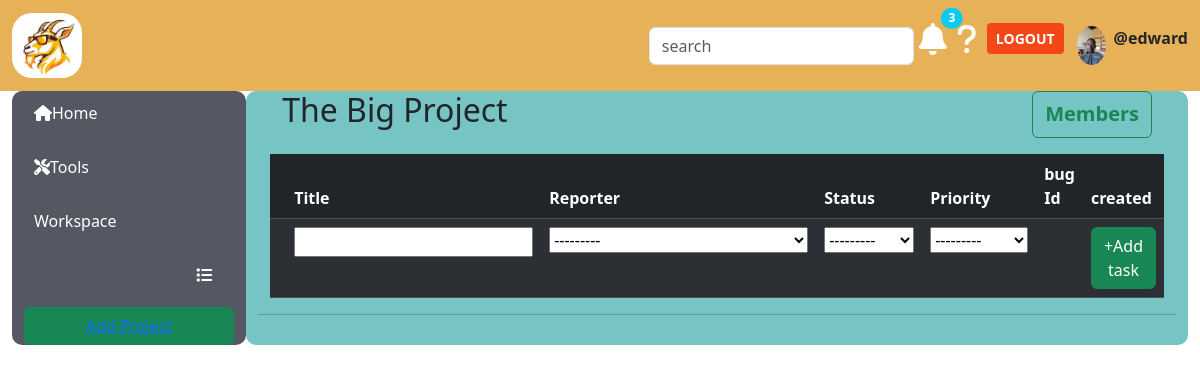
Screenshot of /tasks/25/ (signed in) with the database file from the repository.
### taskmng/models.py (models this page shows, shortened)
class User(AbstractUser):
    username=models.CharField(max_length=100)
    email=models.EmailField(unique=True)
    mobile_number=models.CharField(max_length=13, blank=True, null=True,unique=True)
    avatar=models.ImageField(null=True, default=None, upload_to='avatars/')
    USERNAME_FIELD='email'
    REQUIRED_FIELDS=['username']
    def __str__(self):
        return self.email

class Project(models.Model):
    projectname=models.CharField(max_length=60)
    user=models.ForeignKey(User, on_delete=models.CASCADE, default=1)
    description=models.TextField( null=True, blank=True)
    member=models.ManyToManyField(User, through='ProjectMember',blank=True ,related_name='projects')
    created=models.DateTimeField(auto_now_add=True)
    updated=models.DateTimeField(auto_now=True)

### taskmng/views.py (the view)
# urls.py: path('tasks/<str:project_id>/',homepage, name='home' ),
@login_required(login_url="login")
def homepage(request,project_id):
    project=Project.objects.get(pk=project_id)
    tasks=project.tasks.all()
    if request.method =='POST':
        form=TaskForm(request.POST)
        if form.is_valid():
            task=form.save(commit=False)
            task.project=project
            task.save()
        return redirect('home',project_id=project.id)
    else:
        form=TaskForm()
    context={'project':project, 'form':form, 'tasks':tasks}
    return render(request, 'taskmng/home.html', context)

### taskmng/forms.py
class TaskForm(forms.ModelForm):
    class Meta:
        model=Task
        fields=['title','reporter','status','priority']

### taskmng/models.py (called while the page is built)
    def __str__(self):
        return self.name

    def __str__(self):
        return self.name

### taskmng/templates/taskmng/home.html (shortened to what this page needs)
{% extends 'main.html'%}
{% load static %}
{% block content %}
<div class="container-fluid task-side-container" >
    <div class="container-fluid side-bar">
       {% include 'taskmng/sidebar.html' %}
       <button class="btn bg-success"><a href="{%url 'projects'%}">Add Project</a></button>
    </div>
    <div class=" container-fluid task-container">
        <div class="container-sm">
            <div class="container d-flex">
                <h2 class="me-auto">{{project.projectname}}</h2>
                <button class="btn btn-outline-success fs-5 fw-bold" data-bs-toggle="modal" data-bs-target="#members">Members</button>
            </div>
            <table class=" table table-dark table-striped mt-3">
                <thead>
                    <tr>
                        <th></th>
                        <th>Title</th>
                        <th>Reporter</th>
                        <th>Status</th>
                        <th>Priority</th>
                        <th>bug Id</th>
                        <th>created</th>
                    </tr>
                </thead>
                <tbody>
                    <tr>
                        <form method="post">
                            <td></td>
                            <td>{{form.title}}</td>
                            <td>{{form.reporter}}</td>
                            <td>{{form.status}}</td>
                            <td>{{form.priority}}</td>
                            <td>{{form.bug_id}}</td>
                            <td><button type="submit" class="btn btn-success">+Add task</button></td>
                        </form>
                    </tr>
                </tbody>
            </table>
        </div>
        <hr/>
    </div>
</div>
{% endblock %}

### templates/navbar.html (shortened to what this page needs)
{% load static %}
<nav class="navbar navbar-expand-lg" style="background-color:#e6b157">
    <div class=" container-fluid">
        <a class="navbar-brand  " href="{% url 'projects'%}"><img src="{% static 'GOAT.jpeg'%}" style="width:70px; border-radius:20px 20px 20px 20px;" alt="logo"/></a>
        <div class="collapse navbar-collapse " id="navbarnav">
            <form class="ms-auto" role="search">
                <input class="form-control me-2" placeholder="search" aria-label="search">
            </form>
            <ul class="navbar-nav mb-2 mb-lg-0">
                <li class="nav-item">
                    <div class="position-relative">
                        <a href= ""><i class="fa-solid fa-bell fa-shake fa-2x" data-bs-toggle="modal" data-bs-target="notifymodal" style="margin:5px; color:white;"></i><span class="position-absolute top-0 start-100 translate-middle badge rounded-pill bg-info">3</span></a>
                    </div>
                </li>
                <li class="nav-item">
                    <a href=""><i class=" fa-solid fa-question fa-2x" style="color:white; margin:5px;" ></i></a>
                </li>
                <li class="nav-item">
                    {% if request.user.is_authenticated%}
                    <button type="button" class="btn btn-sm" style="margin:5px; background-color:#f54715; "><a href="{%url 'logout'%}" class="link-underline link-underline-opacity-0 fw-bold" style="color:white;">LOGOUT</a></button>
                    {% else %}
                    <button type="button" class="btn btn-sm" style="margin:5px; background-color:#f54715;"><a href="{% url 'login'%}" class=" link-underline link-underline-opacity-0 fw-bold" style="color:white;">LOGIN</a></button>
                    {% endif%}
                </li>
                <li class="nav-item">
                    {%if user.avatar%}
                    <a href="{% url 'profile' %}"><img src="{{request.user.avatar.url}}" alt="profile" class="nav-link" style="width:45px; border-radius:50%"/> </a>
                    {%else%}
                    <a href="{% url 'profile' %}"><img src="{% static 'taskmng/media/avatar-svgrepo-com.svg' %}" alt="profile" class="nav-link" style="width:45px; border-radius:50%"/> </a>
                    {%endif%}
                </li>
                {%if request.user.is_authenticated %}
                <li class="mt-2">
                    <p class="fw-bold">@{{request.user.username}}</p>
                </li>
                {% endif%}
            </ul>
        </div>
    </div>
</nav>

### taskmng/static/taskmng/task.css (style rules this page uses)
.task-side-container { display:grid; grid-template-columns: 1fr 3fr; }
.side-bar { display:grid; grid-auto-rows:auto; gap:10px; background-color:#545863; border-radius:10px 10px 10px 10px; }
.task-container { background-color:#76c4c4; border-radius:10px 10px 10px 10px; }

### rows the page displays
User: user.avatar (picture), user.username "edward"
Project: projectname "The Big Project"
